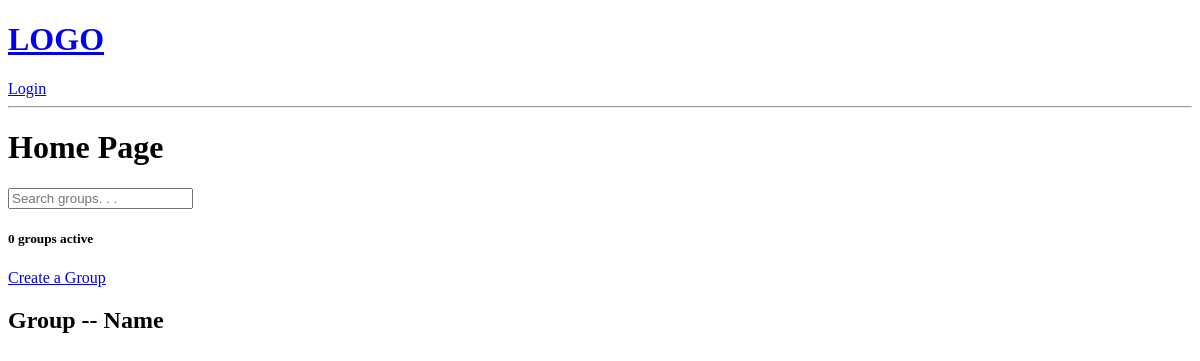
/home, run on an earlier commit of the app's database.
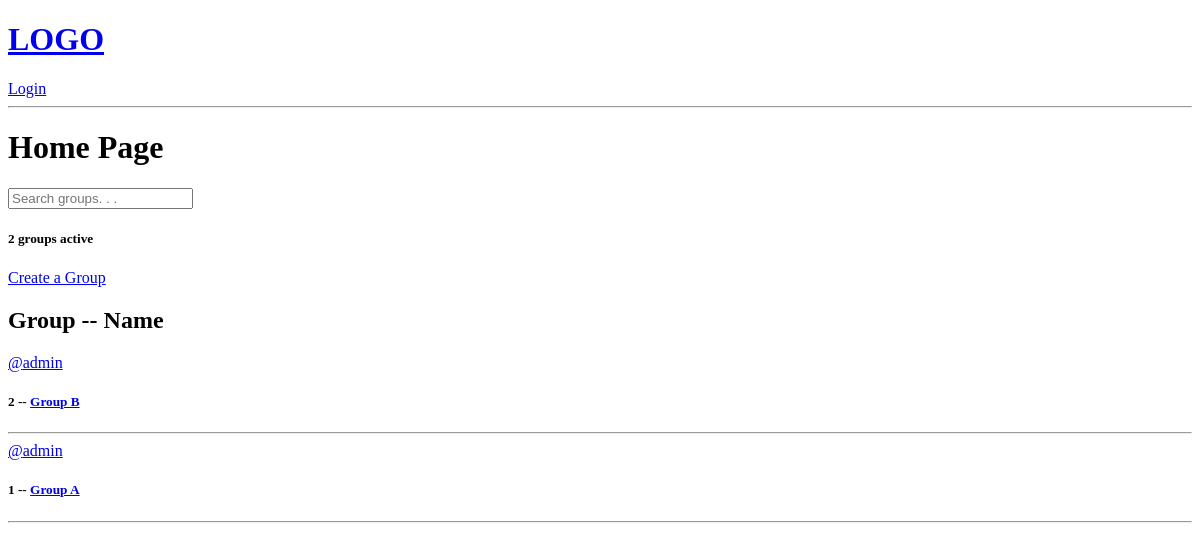
And on a later commit of the database.
### snapp/models.py (models this page shows, shortened)
class Group(models.Model):
  groupCreator = models.ForeignKey(User, on_delete=models.CASCADE)
  name = models.CharField(max_length=200)
  description = models.TextField(null=True, blank=True) # use TextField for large amounts of text, null=True -> can be null, blank=True -> if any form on page - field can be blank# If you allow for blank values, you have to allow for null values since blank values are stored as null.
  members = models.ManyToManyField(User, related_name='members', blank=True) # since you already have user in Group creator -> use related_name, blank form allowed
  lastUpdated = models.DateTimeField(auto_now=True) # automatic - last updated
  dateCreated = models.DateTimeField(auto_now_add=True) # when it was first created - initial timestamp - will never change
  class Meta:
    ordering = ['-lastUpdated', '-dateCreated'] # show the last created / updated group at the top of the page

### snapp/views.py (the view)
# urls.py: path('home', views.home, name="home"),
def home(request):
  q = request.GET.get('q') if request.GET.get('q') != None else ''
  groups = Group.objects.filter(
     Q(name__icontains=q) |                                                                                # FIX VIEWS - REFER TO CODING EXERCISES
     Q(description__icontains=q)
    ) # get all groups  .get .filter .exclude
  group_count = groups.count()
  context = {'groups': groups, 'group_count': group_count}
  return render(request, 'snapp/home.html', context)

### snapp/templates/snapp/home.html (shortened to what this page needs)
{% extends 'base.html' %}
{% block content %}
<h1>Home Page</h1>
<form method="GET" action="{% url 'home' %}">
  <input type="text"  name="q" placeholder="Search groups. . . "/>
</form>
<div>
  <h5>{{group_count}} groups active</h5>
  <a href="{% url 'createGroup' %}">Create a Group</a>
  <h2>Group -- Name</h2>
  {% for group in groups %}
  <div>
    <a href="{% url 'profile' group.groupCreator.id %}">@{{group.groupCreator.username}}</a>
    <h5>{{ group.id}} -- <a href="{% url 'group' group.id %}">{{group.name}}</a></h5>
    <hr>
  </div>
    {% endfor %}
</div>
{% endblock content %}

What changed in the data, as far as the page shows it:
added Group: groupCreator.username "admin", id "2", name "Group B"
added Group: groupCreator.username "admin", id "1", name "Group A"
Also different on the page:
{{ group_count }}: "0" → "2"
